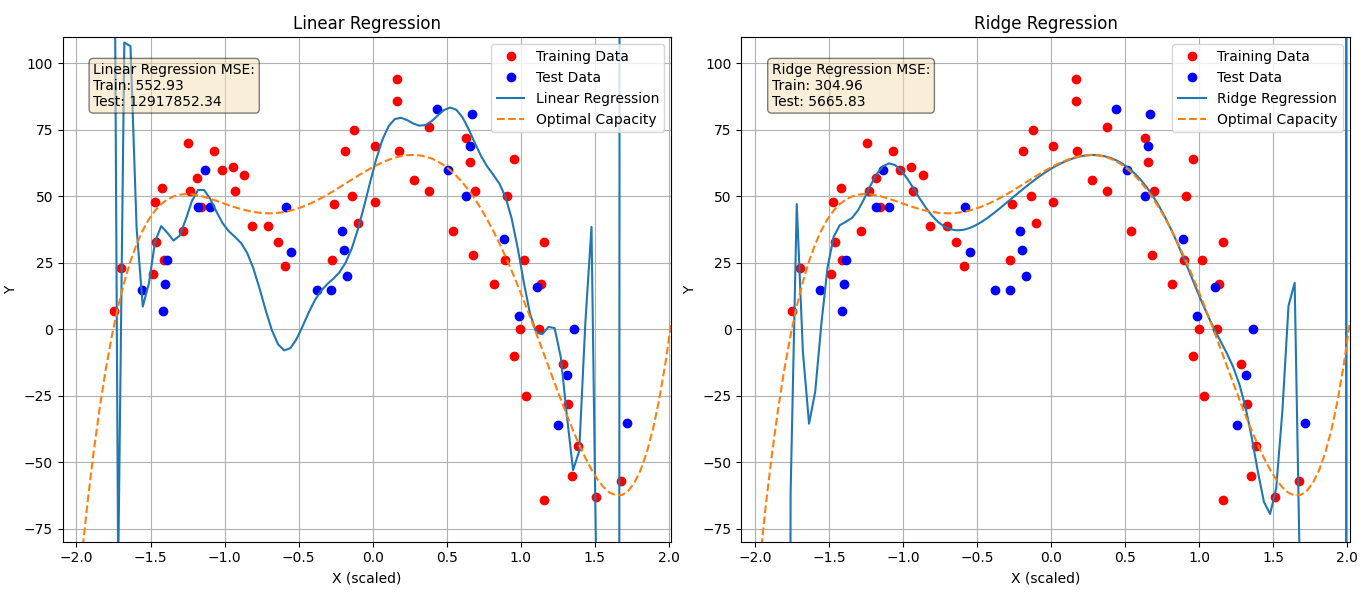

Generate this figure with Python:
import numpy as np
import matplotlib.pyplot as plt
from sklearn.model_selection import train_test_split
from sklearn.metrics import mean_squared_error
from sklearn.linear_model import Ridge

# Feature scaling
def feature_scaling(X):
    return (X - np.mean(X)) / np.std(X)

# Combine polynomial features
def capacity(X, degree):
    m = X.shape[0]
    X_combined = np.ones((m, 1))  # Start with a column of ones for the bias term
    for d in range(1, degree + 1):
        X_combined = np.hstack((X_combined, X**d))
    return X_combined

# Analytical solution using the normal equation
def formular(X_combined, Y):
    return np.linalg.inv(X_combined.T.dot(X_combined)).dot(X_combined.T).dot(Y)

# Data
X = np.array([[33, 45, 49, 43, 51, 59, 67, 63, 69, 58, 34, 32, 20, 22, 26, 76, 80, 62, 55, 48, 44, 92, 100, 105, 110, 86, 87, 114, 103, 96, 131, 140, 139, 134, 162, 132, 150, 153, 162, 117, 125, 175, 184, 174, 174, 151, 146, 190, 183, 200, 191, 191, 211, 213, 202, 203, 216, 204, 221, 237, 215, 233, 232, 253, 242, 239, 250, 251, 260, 263, 256, 240, 226, 229, 237, 243, 251, 294, 271, 268, 281, 289, 266, 253]]).T
Y = np.array([[17, 33, 26, 21, 46, 37, 57, 52, 46, 46, 26, 7, 15, 7, 23, 67, 60, 70, 60, 53, 48, 58, 46, 39, 33, 61, 52, 24, 29, 39, 37, 47, 26, 20, 48, 30, 50, 40, 69, 15, 15, 67, 83, 94, 86, 75, 67, 60, 56, 50, 52, 76, 72, 63, 69, 81, 52, 37, 34, 64, 28, 50, 26, 33, 26, 16, 0, 17, 0, -13, -17, 0, 17, 5, -10, -25, -36, -57, -44, -55, -63, -35, -28, -64]]).T

# Split data into training and testing sets (70/30)
X_train, X_test, Y_train, Y_test = train_test_split(X, Y, test_size=0.3, random_state=42)

# Parameters
feature_count = 25
optimal_feature_count = 5
alpha = 0.1  # Regularization strength for L2

# Feature scaling
X_train_scaled = feature_scaling(X_train)
X_test_scaled = feature_scaling(X_test)

# Combine features for polynomial regression of degree feature_count and optimal_feature_count
X_combined_train = capacity(X_train_scaled, feature_count)
X_combined_test = capacity(X_test_scaled, feature_count)
X_combined_optimal_train = capacity(X_train_scaled, optimal_feature_count)
X_combined_optimal_test = capacity(X_test_scaled, optimal_feature_count)

# Calculate theta values without regularization
theta_default = formular(X_combined_train, Y_train)

# Train Ridge regression model (L2 regularization)
ridge_model = Ridge(alpha=alpha, max_iter=10000)
ridge_model.fit(X_combined_train, Y_train.ravel())

# Calculate predicted Y values
Y_predict_default_train = X_combined_train.dot(theta_default)
Y_predict_default_test = X_combined_test.dot(theta_default)
Y_predict_ridge_train = ridge_model.predict(X_combined_train)
Y_predict_ridge_test = ridge_model.predict(X_combined_test)

# Tính toán lỗi
mse_default_train = mean_squared_error(Y_train, Y_predict_default_train)
mse_default_test = mean_squared_error(Y_test, Y_predict_default_test)
mse_ridge_train = mean_squared_error(Y_train, Y_predict_ridge_train)
mse_ridge_test = mean_squared_error(Y_test, Y_predict_ridge_test)

print(f"Linear Regression MSE - Train: {mse_default_train}, Test: {mse_default_test}")
print(f"Ridge Regression MSE - Train: {mse_ridge_train}, Test: {mse_ridge_test}")

# Calculate axis limits based on the data
x_min, x_max = X_train_scaled.min(), X_train_scaled.max()
y_min, y_max = Y_train.min(), Y_train.max()

# Add padding around min and max values to avoid edge clipping
x_padding = (x_max - x_min) * 0.1
y_padding = (y_max - y_min) * 0.1

# Generate x0 range for predictions
x0 = np.linspace(x_min - x_padding, x_max + x_padding, 100).reshape(-1, 1)

# Combine features for polynomial regression of degree feature_count and optimal_feature_count
x0_combined = capacity(x0, feature_count)
x0_combined_optimal = capacity(x0, optimal_feature_count)

# Calculate predicted Y values for plotting
Y_predict_default_plot = x0_combined.dot(theta_default)
Y_predict_ridge_plot = ridge_model.predict(x0_combined)
Y_predict_optimal_plot = x0_combined_optimal.dot(formular(X_combined_optimal_train, Y_train))

# Prepare figure for plotting
fig, axs = plt.subplots(1, 2, figsize=(16, 6))

# Plot for Linear Regression and Optimal Capacity
axs[0].plot(X_train_scaled, Y_train, 'ro', label='Training Data')
axs[0].plot(X_test_scaled, Y_test, 'bo', label='Test Data')
axs[0].plot(x0, Y_predict_default_plot, label='Linear Regression')
axs[0].plot(x0, Y_predict_optimal_plot, label='Optimal Capacity', linestyle='--')
axs[0].set_xlim(x_min - x_padding, x_max + x_padding)
axs[0].set_ylim(y_min - y_padding, y_max + y_padding)
axs[0].set_xlabel('X (scaled)')
axs[0].set_ylabel('Y')
axs[0].set_title('Linear Regression')
axs[0].legend(loc='upper right')
axs[0].grid(True)

# Add MSE values to the plot
textstr_default = f'Linear Regression MSE:\nTrain: {mse_default_train:.2f}\nTest: {mse_default_test:.2f}'
props = dict(boxstyle='round', facecolor='wheat', alpha=0.5)
axs[0].text(0.05, 0.95, textstr_default, transform=axs[0].transAxes, fontsize=10,
            verticalalignment='top', bbox=props)

# Plot for Ridge Regression and Optimal Capacity
axs[1].plot(X_train_scaled, Y_train, 'ro', label='Training Data')
axs[1].plot(X_test_scaled, Y_test, 'bo', label='Test Data')
axs[1].plot(x0, Y_predict_ridge_plot, label='Ridge Regression')
axs[1].plot(x0, Y_predict_optimal_plot, label='Optimal Capacity', linestyle='--')
axs[1].set_xlim(x_min - x_padding, x_max + x_padding)
axs[1].set_ylim(y_min - y_padding, y_max + y_padding)
axs[1].set_xlabel('X (scaled)')
axs[1].set_ylabel('Y')
axs[1].set_title('Ridge Regression')
axs[1].legend(loc='upper right')
axs[1].grid(True)

# Add MSE values to the plot
textstr_ridge = f'Ridge Regression MSE:\nTrain: {mse_ridge_train:.2f}\nTest: {mse_ridge_test:.2f}'
axs[1].text(0.05, 0.95, textstr_ridge, transform=axs[1].transAxes, fontsize=10,
            verticalalignment='top', bbox=props)

plt.tight_layout()
plt.show()
